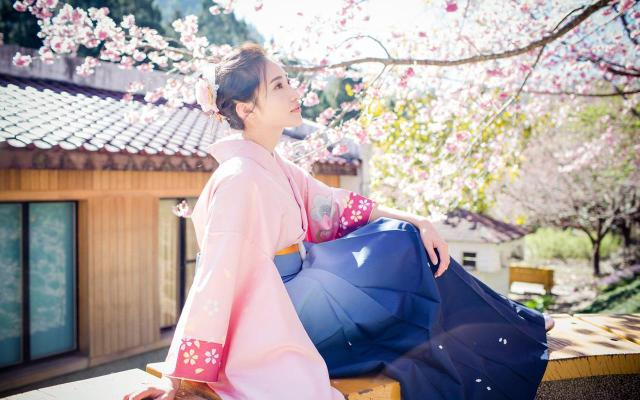
#> input picture python_13/thumbnail.jpg, 640 x 400 px
$ python PillowExample.py
#> lines starting #> are read from the running program, lines starting #| are printed output that depends on the picture
from PIL import Image,ImageFilter,ImageDraw,ImageFont
import random

# 打开一个jpg图像文件，注意是当前路径:
# 对图像进行缩放操作
# im = Image.open('timg.jpg')
# # 获得图像尺寸:
# w, h = im.size
# print('Original image size: %sx%s' % (w, h))
# # 缩放到50%:
# im.thumbnail((w//2, h//2))
# print('Resize image to: %sx%s' % (w//2, h//2))
# # 把缩放后的图像用jpeg格式保存:
# im.save('thumbnail.jpg', 'jpeg')


# 其他功能如切片、旋转、滤镜、输出文字、调色板等一应俱全
# 打开一个jpg图像文件，注意是当前路径:
# im = Image.open('timg.jpg')
# # 应用模糊滤镜:
# im2 = im.filter(ImageFilter.BLUR)
# im2.save('blur.jpg', 'jpeg')


# PIL的ImageDraw提供了一系列绘图方法，让我们可以直接绘图。比如要生成字母验证码图片
# 随机字母:
def rndChar():
    return chr(random.randint(65, 90))

# 随机颜色1:
def rndColor():
    return (random.randint(64, 255), random.randint(64, 255), random.randint(64, 255))

# 随机颜色2:
def rndColor2():
    return (random.randint(32, 127), random.randint(32, 127), random.randint(32, 127))

# 240 x 60:
width = 60 * 4
height = 60
image = Image.new('RGB', (width, height), (255, 255, 255))
#> image: PIL image 240x60 RGB; every value is 255
# 创建Font对象:
font = ImageFont.truetype('arial.ttf', 36)
# 创建Draw对象:
draw = ImageDraw.Draw(image)
# 填充每个像素:
for x in range(width):
    for y in range(height):
        draw.point((x, y), fill=rndColor())
# 输出文字:
for t in range(4):
    draw.text((60 * t + 10, 10), rndChar(), font=font, fill=rndColor2())
# 模糊:
image = image.filter(ImageFilter.BLUR)
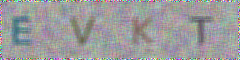
#> image: PIL image 240x60 RGB; mean R, G, B 156.1, 155.4, 156.5
image.save('code.jpg', 'jpeg')

# 旋转45度显示图片
im = Image.open('thumbnail.jpg')
#> im is the input picture: PIL image 640x400 RGB; mean R, G, B 170.7, 160.7, 162.5
im.rotate(45).show()
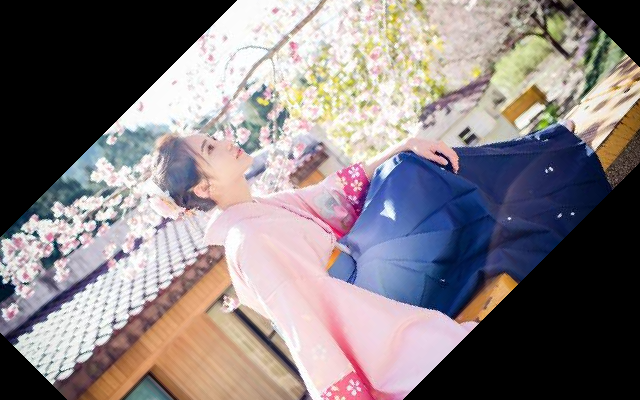
#> shown: PIL image 640x400 RGB; mean R, G, B 134.2, 125.8, 128.3
